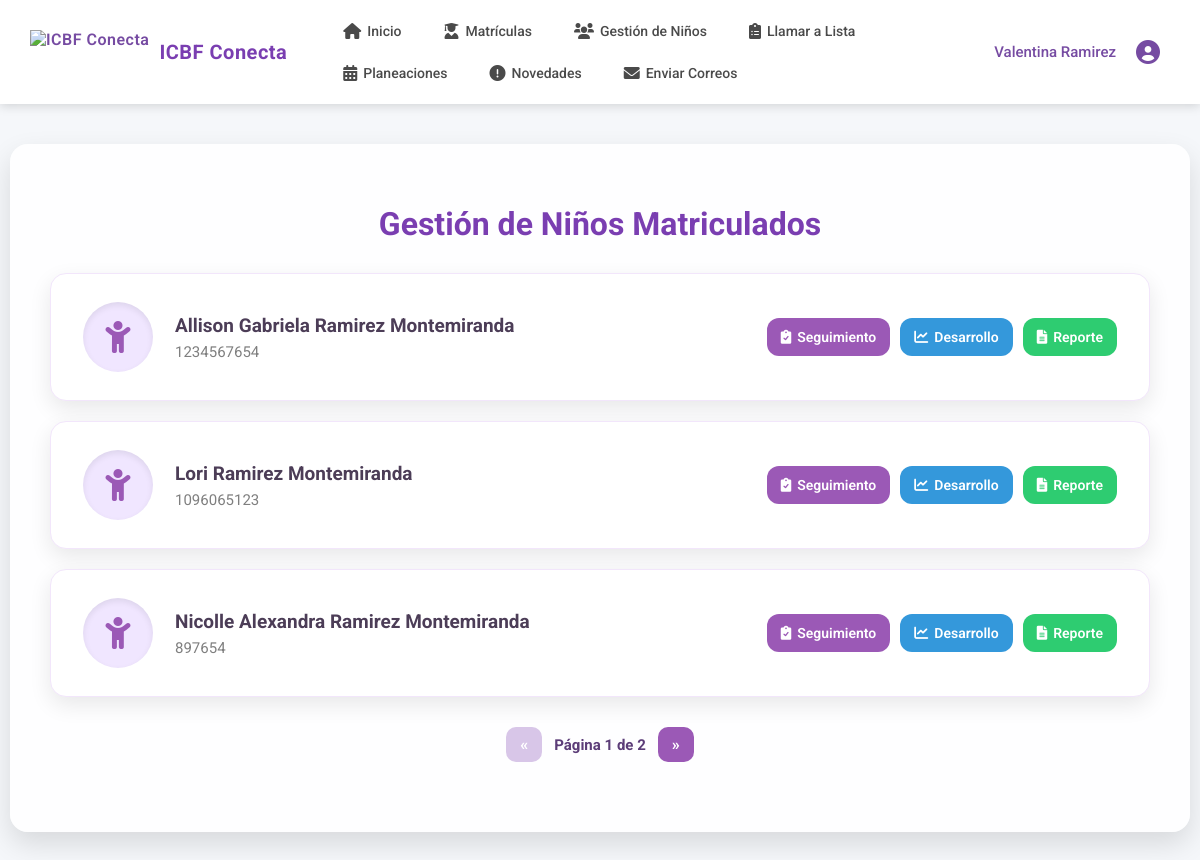
The page /gestion-ninos/ (signed in) on the database its author committed.
### core/models.py (models this page shows, shortened)
class Nino(models.Model):
    TIPO_SANGRE_CHOICES = [
        ('O+', 'O+'), ('O-', 'O-'), ('A+', 'A+'), ('A-', 'A-'),
        ('B+', 'B+'), ('B-', 'B-'), ('AB+', 'AB+'), ('AB-', 'AB-')
    ]
    PARENTESCO_CHOICES = [
        ('padre', 'Padre'), ('madre', 'Madre'), ('tutor', 'Tutor'),
        ('abuelo', 'Abuelo/a'), ('tio', 'Tío/a'), ('hermano', 'Hermano/a'),
        ('otro', 'Otro')
    ]
    nombres = models.CharField(max_length=50)
    apellidos = models.CharField(max_length=50)
    fecha_nacimiento = models.DateField()
    documento = models.BigIntegerField(null=True, blank=True)
    genero = models.CharField(
        max_length=20,
        null=True,
        blank=True,
        choices=[
            ('masculino', 'masculino'),
            ('femenino', 'femenino'),
            ('otro', 'otro'),
            ('no_especificado', 'no_especificado')
        ]
    )
    tipo_sangre = models.CharField(max_length=3, choices=TIPO_SANGRE_CHOICES, null=True, blank=True)
    parentesco = models.CharField(max_length=20, choices=PARENTESCO_CHOICES, null=True, blank=True)
    tiene_discapacidad = models.BooleanField(default=False)
    tipos_discapacidad = models.ManyToManyField('Discapacidad', blank=True)
    otra_discapacidad = models.CharField(max_length=100, null=True, blank=True)
    PAIS_NACIMIENTO_CHOICES = [
        ('', '-- Seleccione el país de nacimiento --'),
        ('colombia', 'Colombia'),
        ('venezuela', 'Venezuela'),
        ('ecuador', 'Ecuador'),
        ('peru', 'Perú'),
        ('panama', 'Panamá'),
        ('brasil', 'Brasil'),
        ('argentina', 'Argentina'),
        ('chile', 'Chile'),
        ('bolivia', 'Bolivia'),
        ('paraguay', 'Paraguay'),
        ('uruguay', 'Uruguay'),
        ('mexico', 'México'),
        ('costa_rica', 'Costa Rica'),
        ('nicaragua', 'Nicaragua'),
        ('honduras', 'Honduras'),
        ('guatemala', 'Guatemala'),
        ('el_salvador', 'El Salvador'),
        ('cuba', 'Cuba'),
        ('republica_dominicana', 'República Dominicana'),
        ('haiti', 'Haití'),
        ('estados_unidos', 'Estados Unidos'),
        ('canada', 'Canadá'),
        ('espana', 'España'),
        ('italia', 'Italia'),
        ('francia', 'Francia'),
        ('alemania', 'Alemania'),
        ('otro', 'Otro país')
    ]
    nacionalidad = models.CharField(
        max_length=50,
        choices=PAIS_NACIMIENTO_CHOICES,
        null=True,
        blank=True,
        verbose_name="País de nacimiento"
    )
    otro_pais = models.CharField(max_length=50, null=True, blank=True, verbose_name="Otro país (especifique)")
    fecha_ingreso = models.DateField(auto_now_add=True, verbose_name="Fecha de ingreso al hogar")
    hogar = models.ForeignKey(HogarComunitario, on_delete=models.PROTECT, related_name='ninos')
    padre = models.ForeignKey(Padre, on_delete=models.CASCADE, related_name='ninos')
    foto = models.FileField(upload_to='ninos/fotos/', null=True, blank=True)
    carnet_vacunacion = models.FileField(upload_to='ninos/vacunacion/', null=True, blank=True)
    certificado_eps = models.FileField(upload_to='ninos/eps/', null=True, blank=True)
    fecha_registro = models.DateTimeField(auto_now_add=True)
    registro_civil_img = models.FileField(upload_to='ninos/registro_civil/', null=True, blank=True)
    class Meta:
        db_table = 'ninos'

### core/views.py (the view)
# urls.py: path('gestion-ninos/', views.gestion_ninos, name='gestion_ninos'),
@login_required
def gestion_ninos(request):
    if not hasattr(request.user, 'rol') or request.user.rol.nombre_rol != 'madre_comunitaria': # pragma: no cover
        messages.error(request, 'Acceso denegado.')
        return redirect('home')
    try:
        hogar = HogarComunitario.objects.get(madre=request.user.madre_profile)
    except HogarComunitario.DoesNotExist: # pragma: no cover
        messages.error(request, 'No tienes un hogar comunitario asignado.')
        return redirect('madre_dashboard')
    ninos_lista = Nino.objects.filter(hogar=hogar).order_by('nombres', 'apellidos')
    paginator = Paginator(ninos_lista, 3)  # 3 niños por página, como fue solicitado.
    page_number = request.GET.get('page')
    ninos_paginados = paginator.get_page(page_number)
    return render(request, 'madre/gestion_ninos_list.html', {'ninos': ninos_paginados})

### icbfconecta/context_processors.py (called while the page is built)
def user_context(request):
    context = {}
    if request.user.is_authenticated:
        nombre_completo = f"{request.user.nombres} {request.user.apellidos}".strip()
        context['nombre_madre'] = nombre_completo
        if hasattr(request.user, 'madre_profile') and request.user.madre_profile.foto_madre:
            context['foto_perfil_url'] = request.user.madre_profile.foto_madre.url
    return context

### templates/madre/gestion_ninos_list.html (shortened to what this page needs)
{% load static %}
<!DOCTYPE html>
<html lang="es">
<head>
  <link href="https://cdnjs.cloudflare.com/ajax/libs/font-awesome/6.0.0-beta3/css/all.min.css" rel="stylesheet">
</head>
<body>
  {% include 'madre/navbar_madre.html' %}
  <div class="tabla-container">
    <h1>Gestión de Niños Matriculados</h1>
    <div class="lista-ninos">
      {% for nino in ninos %}
      <div class="item-nino">
        <div class="info-nino">
          <div class="avatar-lista">
            <i class="fas fa-child"></i>
          </div>
          <div class="detalles-nino">
            <h3>{{ nino.nombres }} {{ nino.apellidos }}</h3>
            <p class="documento">{{ nino.documento|default:"Sin documento" }}</p>
          </div>
        </div>
        <div class="acciones-lista">
          <a href="{% url 'desarrollo:listar_seguimientos' %}?nino={{ nino.id }}" class="btn-accion purple"><i class="fas fa-clipboard-check"></i> Seguimiento</a>
          <a href="{% url 'desarrollo:listar_desarrollos' %}?nino={{ nino.id }}" class="btn-accion blue"><i class="fas fa-chart-line"></i> Desarrollo</a>
          <a href="{% url 'desarrollo:reporte_resumen' nino.id %}" class="btn-accion green"><i class="fas fa-file-alt"></i> Reporte</a>
        </div>
      </div>
      {% empty %}
        <p class="no-data">No hay niños matriculados.</p>
      {% endfor %}
    </div>
    {% if ninos.has_other_pages %}
      <div class="paginacion">
        {% if ninos.has_previous %}
          <a href="?page={{ ninos.previous_page_number }}" class="page-btn" title="Anterior">«</a>
        {% else %}
          <span class="page-btn disabled" title="Anterior">«</span>
        {% endif %}
        <span class="page-number">
          Página {{ ninos.number }} de {{ ninos.paginator.num_pages }}
        </span>
        {% if ninos.has_next %}
          <a href="?page={{ ninos.next_page_number }}" class="page-btn" title="Siguiente">»</a>
        {% else %}
          <span class="page-btn disabled" title="Siguiente">»</span>
        {% endif %}
      </div>
    {% endif %}
  </div>
</body>
</html>

### static/css/navbar_madre.css (style rules this page uses)
:root { --primary-gradient-start: #667eea; --primary-gradient-end: #764ba2; --primary-color: #667eea; --secondary-color: #764ba2; --white: #ffffff; --light-gray: #f5f7fa; --dark-text: #333333; --shadow: 0 2px 10px rgba(0, 0, 0, 0.15); }

### templates/madre/gestion_ninos_list.html (style rules this page uses)
body { margin: 0; font-family: 'Roboto', sans-serif; background-color: #f5f7fa; }
.tabla-container { max-width: 1100px; margin: 40px auto; background-color: rgba(255, 255, 255, 0.92); border-radius: 18px; padding: 40px; box-shadow: 0 12px 28px rgba(0,0,0,0.12); }
h1 { text-align: center; margin-bottom: 30px; font-size: 32px; color: #7a3eb1; }
.lista-ninos { display: flex; flex-direction: column; gap: 20px; }
.item-nino { background: #fff; border-radius: 16px; padding: 28px 32px; box-shadow: 0 8px 22px rgba(0,0,0,0.09); transition: 0.25s ease; display: flex; justify-content: space-between; align-items: center; border: 1px solid #f2e6fb; }
.info-nino { display: flex; align-items: center; gap: 22px; }
.avatar-lista { width: 70px; height: 70px; border-radius: 50%; background: #f0e6ff; display: flex; align-items: center; justify-content: center; color: #9b59b6; font-size: 32px; box-shadow: inset 0 3px 6px rgba(0,0,0,0.08); }
.detalles-nino h3 { margin: 0 0 6px 0; font-size: 19px; color: #4c3d57; font-weight: 700; }
.documento { color: #7f7f7f; font-size: 15px; margin: 0; }
.acciones-lista { display: flex; gap: 10px; flex-wrap: wrap; }
.btn-accion { padding: 11px 14px; border-radius: 12px; color: white; font-size: 14px; text-decoration: none; font-weight: 600; display: inline-flex; align-items: center; justify-content: center; gap: 6px; transition: 0.25s ease; }
.purple { background: #9b59b6; }
.blue { background: #3498db; }
.green { background: #2ecc71; }
.paginacion { margin: 30px 0; display: flex; justify-content: center; align-items: center; gap: 12px; }
.page-btn { padding: 8px 14px; background: #9b59b6; color: white; text-decoration: none; border-radius: 10px; font-weight: bold; transition: .25s; }
.page-btn.disabled { background: #d8c6e8; cursor: not-allowed; }
.page-number { font-size: 15px; color: #5c3d78; font-weight: bold; }

### rows shown on the page
Nino: nombres "Allison Gabriela", apellidos "Ramirez Montemiranda", documento "1234567654"
Nino: nombres "Lori", apellidos "Ramirez Montemiranda", documento "1096065123"
Nino: nombres "Nicolle Alexandra", apellidos "Ramirez Montemiranda", documento "897654"

### other values the page prints
{{ nombre_madre }} "Valentina Ramirez"
{{ ninos.number }} "1"
{{ ninos.paginator.num_pages }} "2"
